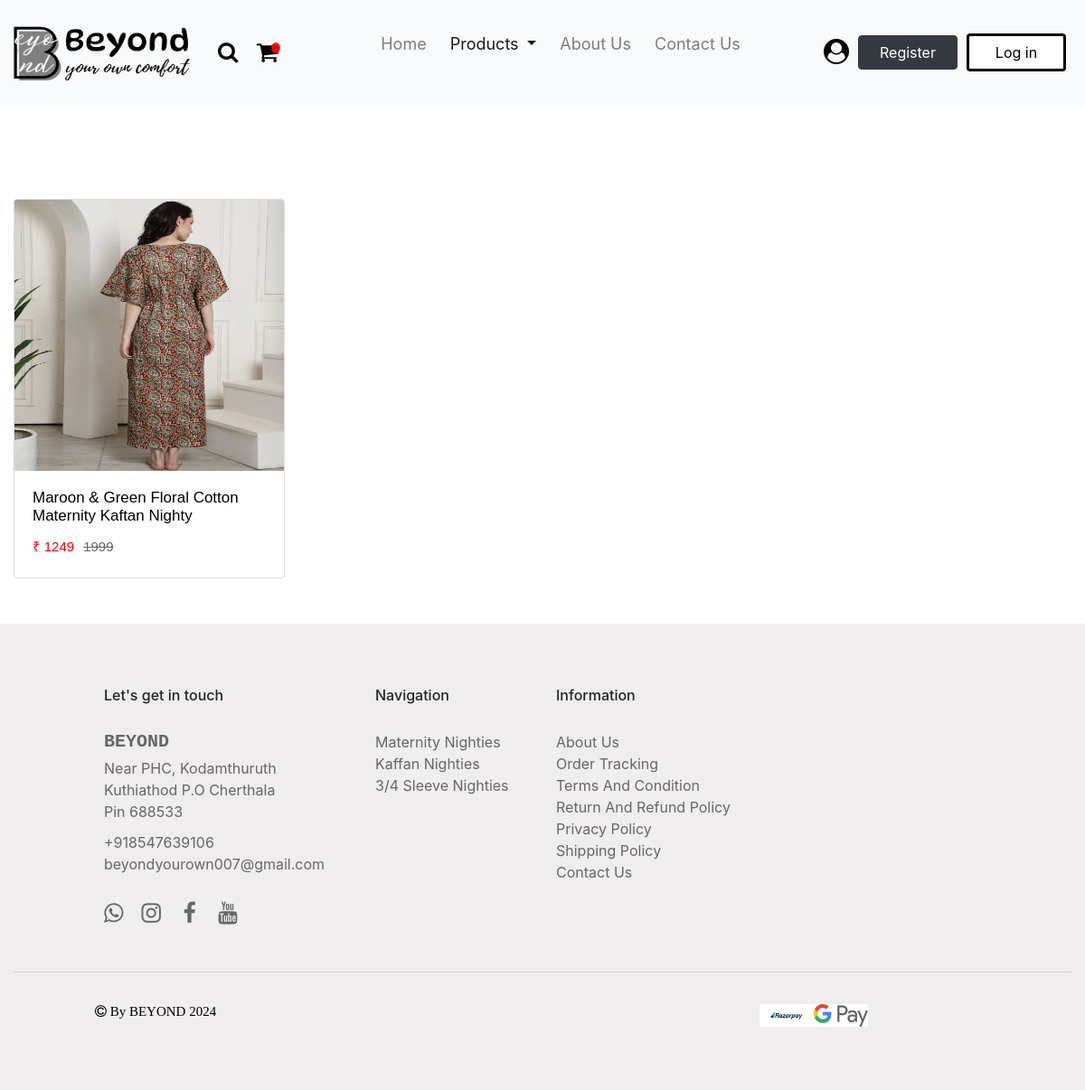
Before: /product/kaftan/ with the older database file.
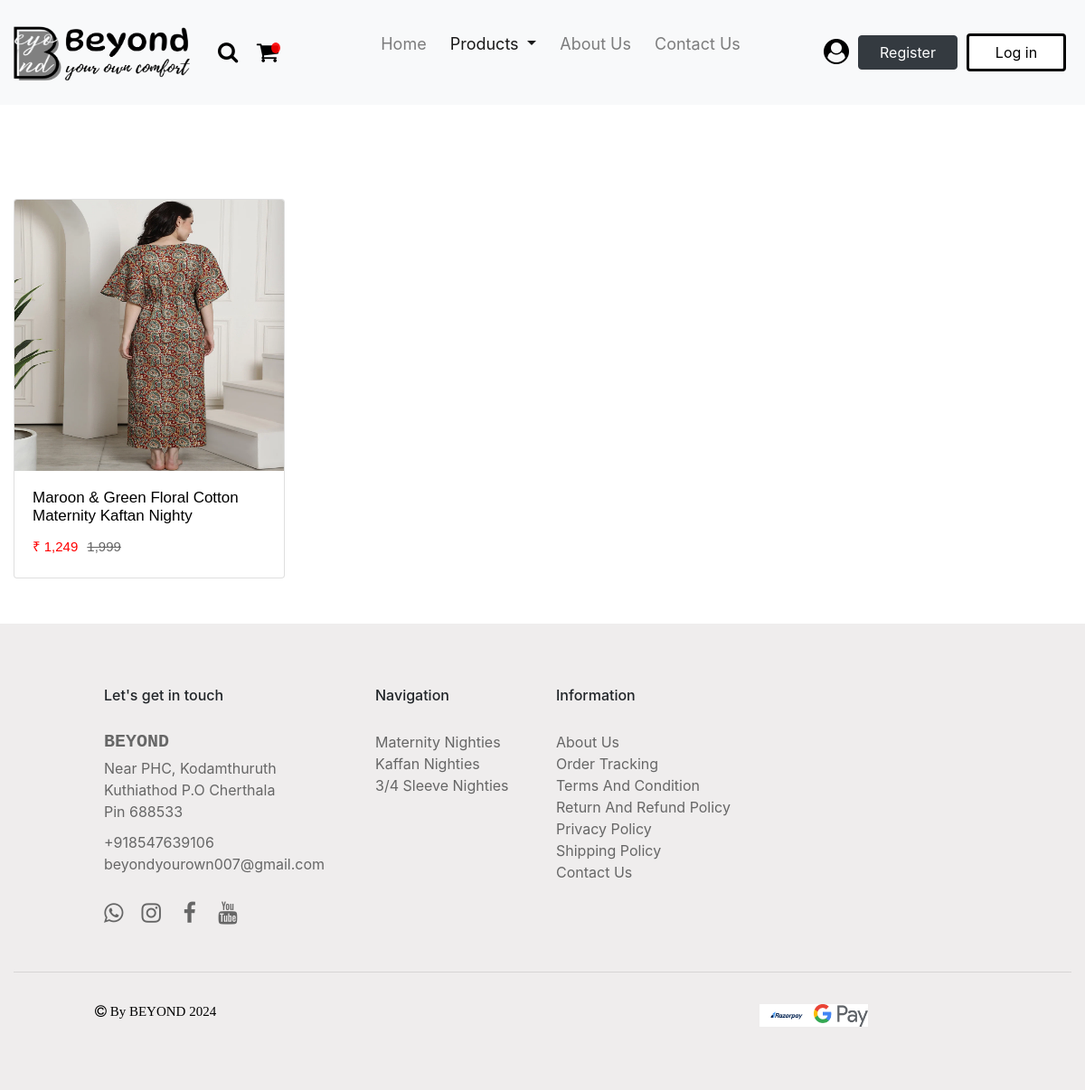
After: the same page with the newer database file.
### products/models.py (models this page shows, shortened)
class Product(BaseModel):
    product_name = models.CharField(max_length = 100)
    slug = models.SlugField(unique = True, null = True, blank = True)
    category = models.ForeignKey(Category, on_delete = models.CASCADE, related_name = "products")
    brand = models.CharField(max_length = 100, null = True)
    price = models.TextField(max_length = 10, null = True)
    dummy_price = models.TextField(max_length = 10, null = True)
    product_description = models.TextField(max_length = 500)
    color = models.CharField(max_length = 100, null = True)
    size_variant = models.ManyToManyField(SizeVariant, blank = True)

class ProductImage(BaseModel):
    product = models.ForeignKey(Product,  on_delete = models.CASCADE, related_name = "product_images")
    image = models.ImageField(upload_to="product")

### products/views.py (the view)
# urls.py: path('kaftan/', kaftan, name = 'kaftan'),
def kaftan(request):
    category_name = 'Kaftan Nighties'
    category = Category.objects.get(category_name = category_name)
    products = Product.objects.filter(category = category)
    return render(request, 'product/kaftan.html' , {'category_name': category_name, 'products': products})

### templates/product/kaftan.html (shortened to what the changed rows need)
{% load static %}
<!DOCTYPE html>
<html lang="en">
<head>
    <link href="https://use.fontawesome.com/releases/v5.0.1/css/all.css" rel="stylesheet">
    <link rel="stylesheet" href="https://cdn.jsdelivr.net/npm/bootstrap@4.6.2/dist/css/bootstrap.min.css">
    <link rel="stylesheet" href="https://cdnjs.cloudflare.com/ajax/libs/font-awesome/4.7.0/css/font-awesome.min.css">
</head>
<body>
    <div class="container-fluid" id="container">
        <div class="row">
            {% for j in products %}
            <div class="col-xs-3 col-lg-3">
                <div class="card">
                    <div class="grid-image">
                        <a href="{% url 'get_products' j.slug %}"><img src="/media/{{j.product_images.first.image}}" class="card-img-top" alt="..."></a>
                    </div>
                    <div class="card-body">
                        <a href="{% url 'get_products' j.slug %}" class="link"><h5 class="card-title">{{j.product_name}}</h5></a>
                        <p class="card-price">₹ {{j.price}}<strike class="dummy-price">{{j.dummy_price}}</strike></p>
                    </div>
                </div>
            </div>
            {% endfor %}
        </div>
    </div>
</body>
</html>

Changed rows visible on the page:
changed Product "Maroon & Green Floral Cotton Maternity Kaftan Nighty": price "1249" → "1,249"; dummy_price "1999" → "1,999"
